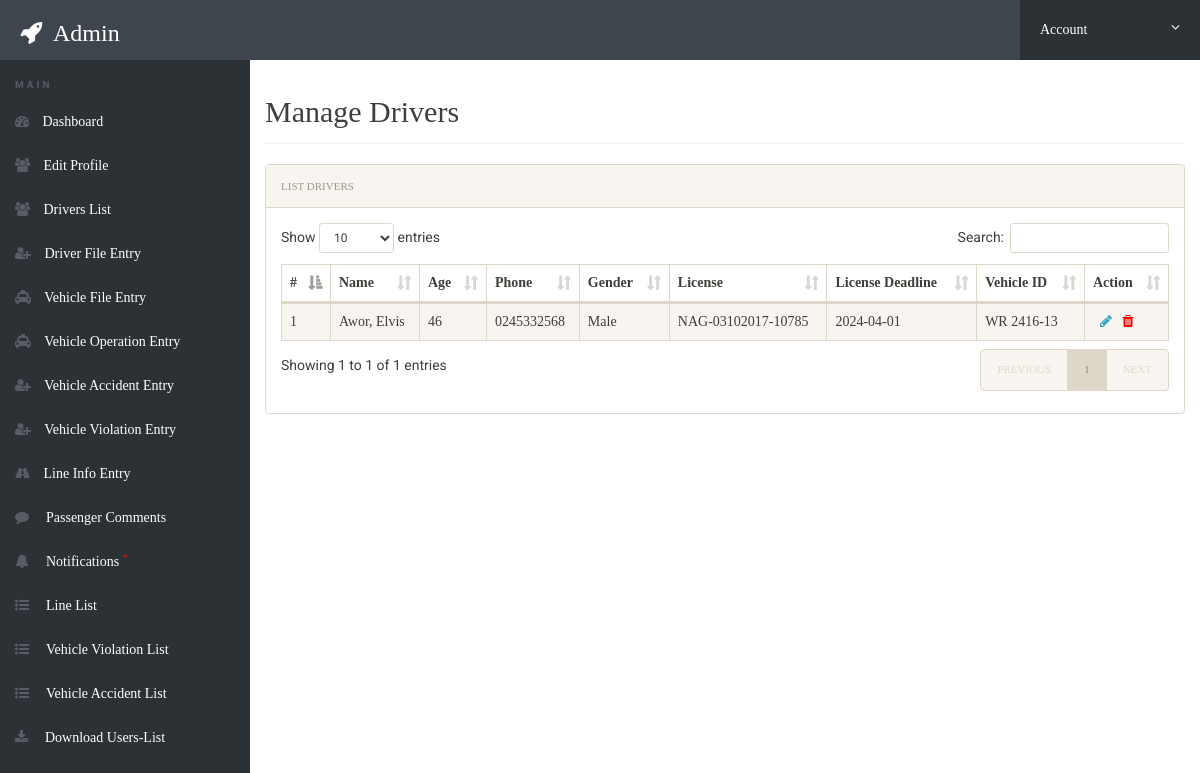
/admin/driversList.php (signed in), run on the app's committed database.
### tables this page shows
CREATE TABLE `driver_info_tbl` (
  `driver_number` int(3) NOT NULL,
  `driver_fname` varchar(20) NOT NULL,
  `driver_lname` varchar(25) NOT NULL,
  `gender` enum('Male','Female') NOT NULL,
  `age` int(2) NOT NULL,
  `marital_status` enum('Single','Married','Divorced') NOT NULL,
  `phone` varchar(10) NOT NULL,
  `license_number` varchar(18) NOT NULL,
  `license_deadline` date NOT NULL,
  `password` varchar(50) NOT NULL,
  `date_registered` timestamp NOT NULL DEFAULT CURRENT_TIMESTAMP,
  `vehicle_ID` varchar(10) NOT NULL
);

### admin/driversList.php (the view, shortened to what this page needs)
<?php
include('includes/config.php');
if(strlen($_SESSION['alogin'])==0)
	{
header('location:index.php');
}
else{
 ?>
<!doctype html>
<html lang="en" class="no-js">
<head>
	<link rel="stylesheet" href="css/font-awesome.min.css">
	<link rel="stylesheet" href="css/bootstrap.min.css">
	<link rel="stylesheet" href="css/dataTables.bootstrap.min.css">
	<link rel="stylesheet" href="css/bootstrap-social.css">
	<link rel="stylesheet" href="css/bootstrap-select.css">
	<link rel="stylesheet" href="css/fileinput.min.css">
	<link rel="stylesheet" href="css/awesome-bootstrap-checkbox.css">
	<link rel="stylesheet" href="css/style.css">
</head>
<body>
	<?php include('includes/header.php');?>
	<div class="ts-main-content">
		<?php include('includes/leftbar.php');?>
		<div class="content-wrapper">
			<div class="container-fluid">
				<div class="row">
					<div class="col-md-12">
						<h2 class="page-title">Manage Drivers</h2>
						<div class="panel panel-default">
							<div class="panel-heading">List Drivers</div>
							<div class="panel-body">
								<table id="zctb" class="display table table-striped table-bordered table-hover table-responsive-md table-responsive-sm" cellspacing="0" width="100%">
									<thead>
										<tr>
										    <th>#</th>
								            <th>Name</th>
                                            <th>Age</th>
                                            <th>Phone</th>
                                            <th>Gender</th>
                                            <th>License</th>
                                            <th>License Deadline</th>
                                            <th>Vehicle ID</th>
										    <th>Action</th>
										</tr>
									</thead>
									<tbody>
<?php
    $sql = "SELECT * FROM `driver_info_tbl`";
$results = @mysqli_query($conn, $sql);
$cnt=1;
if(mysqli_num_rows($results) > 0)
{
foreach($results as $result)
{				?>
										<tr>
											<td><?php echo htmlentities($cnt);?></td>
											<td><?php echo htmlentities($result['driver_lname']) . ", " . htmlentities($result['driver_fname']);?></td>
                                            <td><?php echo htmlentities($result['age']);?></td>
                                            <td><?php echo htmlentities($result['phone']);?></td>
                                            <td><?php echo htmlentities($result['gender']);?></td>
                                            <td><?php echo htmlentities($result['license_number']);?></td>
                                            <td><?php echo htmlentities($result['license_deadline']);?>
                                            </td>
                                            <td><?php echo htmlentities($result['vehicle_ID']);?> </td>
<td>
<a href="edit-driver.php?edit=<?php echo $result['driver_number'];?>" onclick="return confirm('Do you want to Edit');">&nbsp; <i class="fa fa-pencil"></i></a>&nbsp;&nbsp;
<a href="driversList.php?del=<?php echo $result['driver_number'];?>&license=<?php echo htmlentities($result['driver_license']);?>" onclick="return confirm('Do you want to Delete');"><i class="fa fa-trash" style="color:red"></i></a>&nbsp;&nbsp;
</td>
										</tr>
										<?php $cnt=$cnt+1; }} ?>
									</tbody>
								</table>
							</div>
						</div>
					</div>
				</div>
			</div>
		</div>
	</div>
</body>
</html>
<?php } ?>

### admin/css/style.css (style rules this page uses)
html { font-size: 14px; }
@media only screen and (min-width: 480px) { html { font-size: 17px; } }
@media only screen and (min-width: 768px) { html { font-size: 14px; } }
body { font-size: 1em; }
a { color: #37a6c4; }
.panel { overflow: hidden; }
.page-title { padding-bottom: 15px; margin-bottom: 20px; border-bottom: 1px solid #f0f0f0; }
.ts-main-content .content-wrapper { padding-top: 15px; margin-top: 60px; }
@media only screen and (min-width: 992px) { .ts-main-content .content-wrapper { margin-left: 250px; } }
.page-title { font-family: 'Mali', cursive; }
.panel-heading, td, tr, h5 { font-family: 'Lovers Quarrel', cursive; }
a { font-family: 'Sevillana', cursive; }

### data on the page
driver_info_tbl: driver_lname "Awor", driver_fname "Elvis", age "46", phone "0245332568", gender "Male", license_number "NAG-03102017-10785", license_deadline "2024-04-01", vehicle_ID "WR 2416-13"

### other printed values
$_SESSION['alogin'] "Admin"
